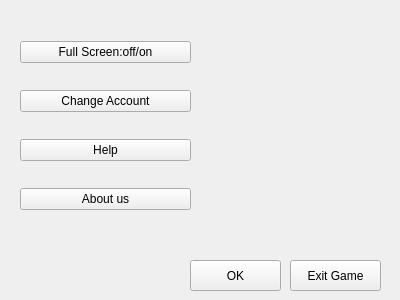
<?xml version="1.0" encoding="UTF-8"?>
<ui version="4.0">
 <class>SettingsWindow</class>
 <widget class="QWidget" name="SettingsWindow">
  <property name="geometry">
   <rect>
    <x>0</x>
    <y>0</y>
    <width>400</width>
    <height>300</height>
   </rect>
  </property>
  <property name="windowTitle">
   <string>Settings</string>
  </property>
  <widget class="QPushButton" name="back_to_game_button">
   <property name="geometry">
    <rect>
     <x>190</x>
     <y>260</y>
     <width>91</width>
     <height>31</height>
    </rect>
   </property>
   <property name="text">
    <string>OK</string>
   </property>
  </widget>
  <widget class="QPushButton" name="exit_button">
   <property name="geometry">
    <rect>
     <x>290</x>
     <y>260</y>
     <width>91</width>
     <height>31</height>
    </rect>
   </property>
   <property name="text">
    <string>Exit Game</string>
   </property>
  </widget>
  <widget class="QWidget" name="">
   <property name="geometry">
    <rect>
     <x>20</x>
     <y>20</y>
     <width>171</width>
     <height>211</height>
    </rect>
   </property>
   <layout class="QVBoxLayout" name="verticalLayout">
    <item>
     <widget class="QPushButton" name="resolution_button">
      <property name="text">
       <string>Full Screen:off/on</string>
      </property>
     </widget>
    </item>
    <item>
     <widget class="QPushButton" name="change_account_button">
      <property name="text">
       <string>Change Account</string>
      </property>
     </widget>
    </item>
    <item>
     <widget class="QPushButton" name="help_button">
      <property name="text">
       <string>Help</string>
      </property>
     </widget>
    </item>
    <item>
     <widget class="QPushButton" name="about_us_button">
      <property name="text">
       <string>About us</string>
      </property>
     </widget>
    </item>
   </layout>
  </widget>
 </widget>
 <resources/>
 <connections/>
</ui>
